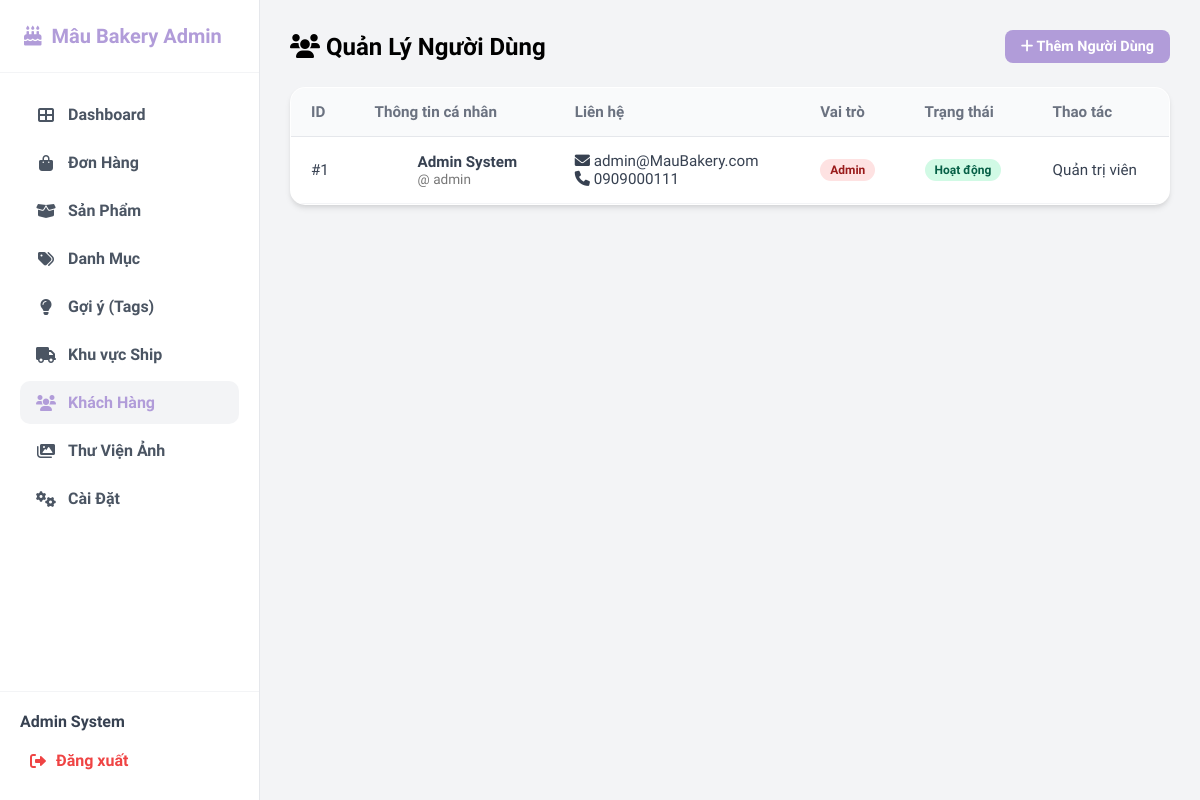
Before: /admin/users.php (signed in) with the older database file.
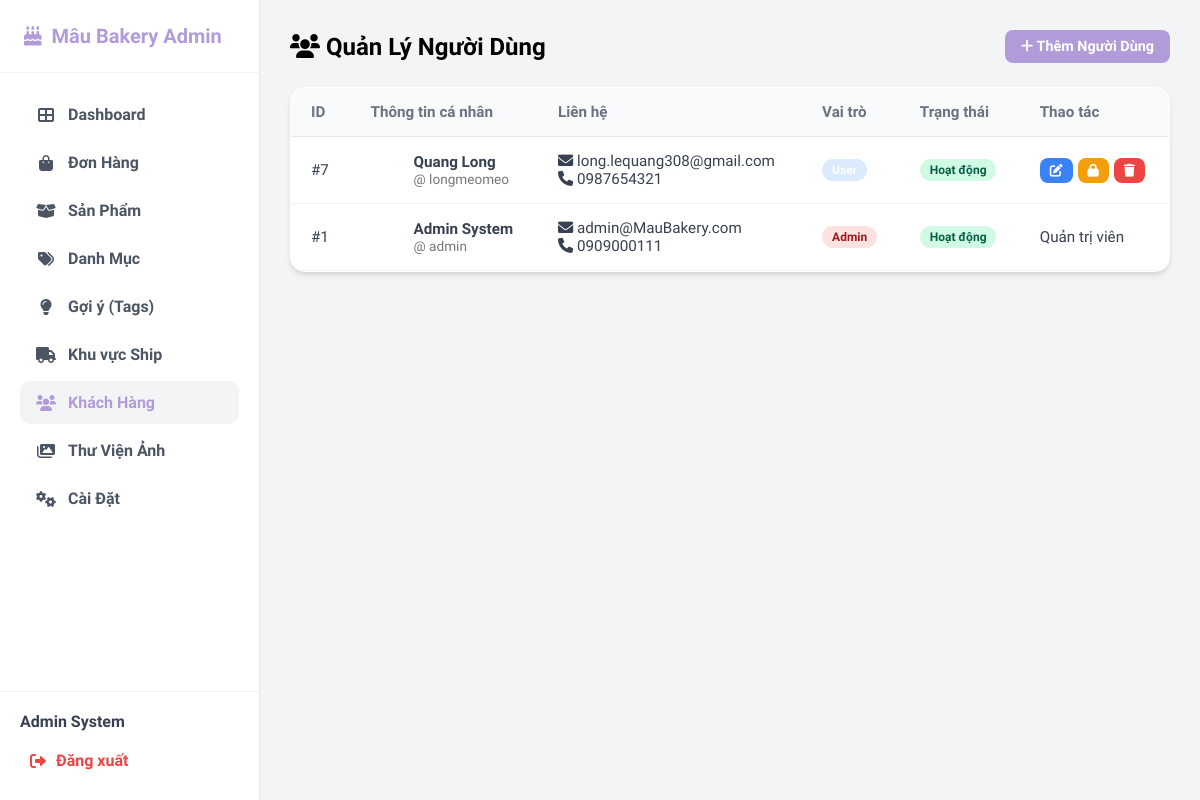
After: the same page with the newer database file.
### tables this page shows
CREATE TABLE `users` (
  `id` int(11) NOT NULL AUTO_INCREMENT,
  `username` varchar(50) NOT NULL,
  `password` varchar(255) NOT NULL,
  `email` varchar(100) NOT NULL,
  `full_name` varchar(100) DEFAULT NULL,
  `phone` varchar(20) DEFAULT NULL,
  `avatar` text DEFAULT NULL,
  `role` enum('admin','user') DEFAULT 'user',
  `points` int(11) DEFAULT 0,
  `is_active` tinyint(1) DEFAULT 1,
  `created_at` datetime DEFAULT current_timestamp(),
  PRIMARY KEY (`id`),
  UNIQUE KEY `username` (`username`),
  UNIQUE KEY `email` (`email`)
);

### admin/controllers/UserManagerController.php (called while the page is built, shortened)
<?php
require_once 'includes/auth_check.php';
$stmt = $conn->prepare("SELECT * FROM users ORDER BY created_at DESC");
$stmt->execute();
$users = $stmt->fetchAll();
?>

### admin/users.php (the view, shortened to what this page needs)
<?php
require_once 'controllers/UserManagerController.php';
require_once 'includes/header.php';
?>
<link rel="stylesheet" href="assets/css/users.css">
<div class="admin-content">
    <div class="d-flex justify-content-between align-items-center mb-4">
        <h2><i class="fas fa-users"></i> Quản Lý Người Dùng</h2>
        <button class="btn btn-primary" onclick="openAddModal()">
            <i class="fas fa-plus"></i> Thêm Người Dùng
        </button>
    </div>
    <div class="glass-panel p-0 overflow-hidden">
        <table class="table mb-0">
            <thead>
                <tr>
                    <th>ID</th>
                    <th>Thông tin cá nhân</th>
                    <th>Liên hệ</th>
                    <th>Vai trò</th>
                    <th>Trạng thái</th>
                    <th>Thao tác</th>
                </tr>
            </thead>
            <tbody>
                <?php foreach ($users as $u): ?>
                    <tr>
                        <td>#<?php echo $u['id']; ?></td>
                        <td>
                            <div class="d-flex align-items-center gap-2">
                                <div class="user-avatar">
                                </div>
                                <div>
                                    <div class="user-name">
                                        <?php echo htmlspecialchars($u['full_name']); ?>
                                    </div>
                                    <div class="user-username">@
                                        <?php echo htmlspecialchars($u['username']); ?>
                                    </div>
                                </div>
                            </div>
                        </td>
                        <td>
                            <div><i class="fas fa-envelope text-muted"></i>
                                <?php echo htmlspecialchars($u['email']); ?>
                            </div>
                            <div><i class="fas fa-phone text-muted"></i>
                                <?php echo htmlspecialchars($u['phone']); ?>
                            </div>
                        </td>
                        <td>
                            <?php if ($u['role'] == 'admin'): ?>
                                <span class="badge bg-danger">Admin</span>
                            <?php else: ?>
                                <span class="badge bg-info text-white">User</span>
                            <?php endif; ?>
                        </td>
                        <td>
                            <?php if ($u['is_active']): ?>
                                <span class="badge bg-success">Hoạt động</span>
                            <?php else: ?>
                                <span class="badge bg-secondary">Đã khóa</span>
                            <?php endif; ?>
                        </td>
                        <td>
                            <?php if ($u['role'] != 'admin'): ?>
                                <div class="action-buttons">
                                    <button class="btn btn-sm btn-info text-white"
                                        onclick='openEditModal(<?php echo json_encode($u); ?>)' title="Sửa thông tin">
                                        <i class="fas fa-edit"></i>
                                    </button>
                                    <form method="POST" style="display:inline-block;">
                                        <?php if ($u['is_active']): ?>
                                            <button class="btn btn-sm btn-warning text-white" title="Khóa tài khoản">
                                                <i class="fas fa-lock"></i>
                                            </button>
                                        <?php endif; ?>
                                    </form>
                                    <form method="POST" style="display:inline-block;"
                                        onsubmit="return confirm('Bạn có chắc chắn muốn xóa người dùng này? Hành động này không thể hoàn tác!');">
                                        <button class="btn btn-sm btn-danger" title="Xóa người dùng">
                                            <i class="fas fa-trash"></i>
                                        </button>
                                    </form>
                                </div>
                            <?php else: ?>
                                <span class="text-muted small">Quản trị viên</span>
                            <?php endif; ?>
                        </td>
                    </tr>
                <?php endforeach; ?>
            </tbody>
        </table>
    </div>
</div>
<?php require_once 'includes/footer.php'; ?>

Changed rows visible on the page:
added users: id "7", full_name "Quang Long", username "longmeomeo", email "long.lequang308@gmail.com", phone "0987654321", role "User", is_active "Hoạt động"
